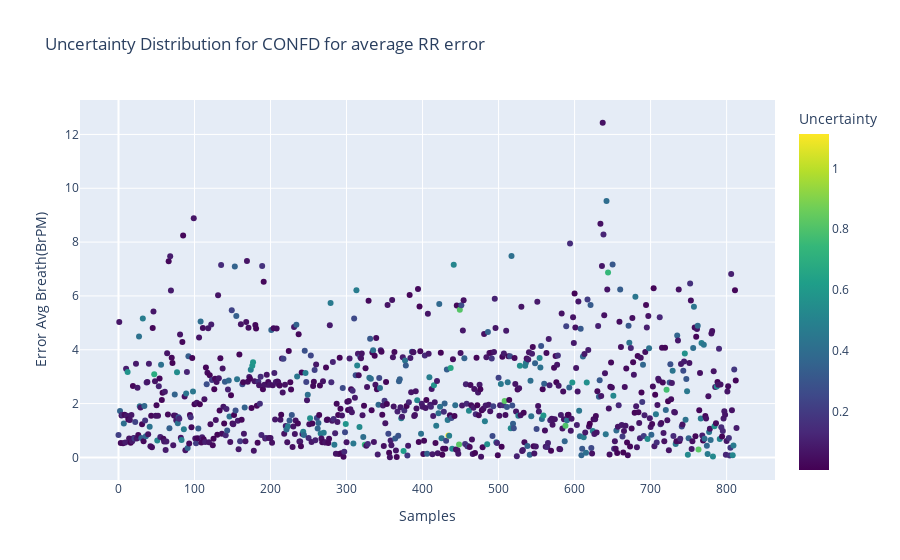
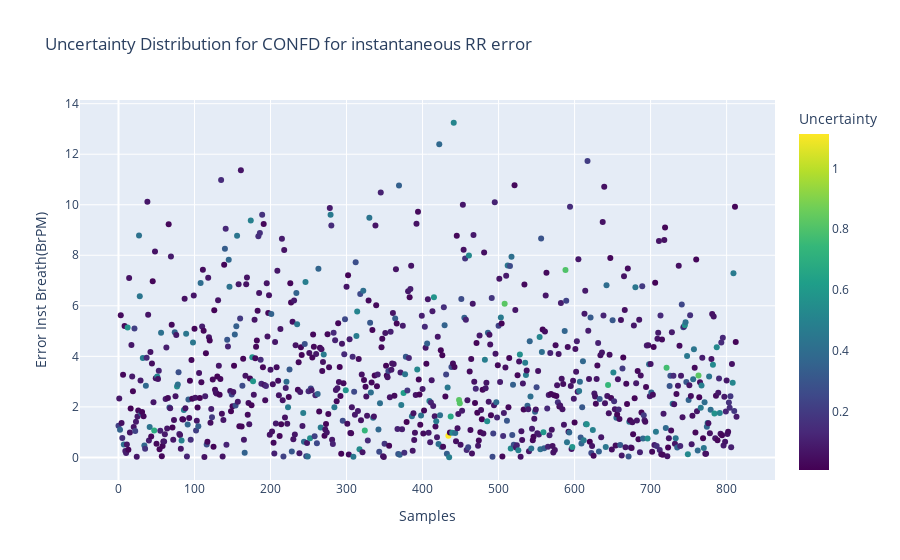

Write notebook code for charts like these, in order.
### Code cell
if input_conf == 'confd':
    fig1 = px.scatter(data_confd,x = 'Samples', y="Error Avg Breath(BrPM)",title="Uncertainty Distribution for "+input_conf.upper()+ " for average RR error" ,
                     color="Uncertainty", color_continuous_scale=px.colors.sequential.Viridis)
    
    fig2 = px.scatter(data_confd,x = 'Samples', y="Error Inst Breath(BrPM)",title="Uncertainty Distribution for "+input_conf.upper()+ " for instantaneous RR error" ,
                     color="Uncertainty", color_continuous_scale=px.colors.sequential.Viridis)
    fig1.show()
    fig2.show()

### Figure 1 — Plotly figure (JSON) as saved in the notebook; plotly's stock layout.template omitted (floating-point values rounded to 4 significant figures; data arrays with more than 128 entries replaced by an {"elided": "..."} marker saying what was removed)
{"data": [{"hovertemplate": "Samples=%{x}<br>Error Avg Breath(BrPM)=%{y}<br>Uncertainty=%{marker.color}<extra></extra>", "legendgroup": "", "marker": {"color": {"elided": "814 float values"}, "coloraxis": "coloraxis", "symbol": "circle"}, "mode": "markers", "name": "", "orientation": "v", "showlegend": false, "type": "scatter", "x": {"elided": "814 int values"}, "xaxis": "x", "y": {"elided": "814 float values"}, "yaxis": "y"}], "layout": {"coloraxis": {"colorbar": {"title": {"text": "Uncertainty"}}, "colorscale": [[0, "#440154"], [0.1111, "#482878"], [0.2222, "#3e4989"], [0.3333, "#31688e"], [0.4444, "#26828e"], [0.5556, "#1f9e89"], [0.6667, "#35b779"], [0.7778, "#6ece58"], [0.8889, "#b5de2b"], [1, "#fde725"]]}, "legend": {"tracegroupgap": 0}, "title": {"text": "Uncertainty Distribution for CONFD for average RR error"}, "xaxis": {"anchor": "y", "domain": [0, 1], "title": {"text": "Samples"}}, "yaxis": {"anchor": "x", "domain": [0, 1], "title": {"text": "Error Avg Breath(BrPM)"}}}}

### Figure 2 — Plotly figure (JSON) as saved in the notebook; plotly's stock layout.template omitted (floating-point values rounded to 4 significant figures; data arrays with more than 128 entries replaced by an {"elided": "..."} marker saying what was removed)
{"data": [{"hovertemplate": "Samples=%{x}<br>Error Inst Breath(BrPM)=%{y}<br>Uncertainty=%{marker.color}<extra></extra>", "legendgroup": "", "marker": {"color": {"elided": "814 float values"}, "coloraxis": "coloraxis", "symbol": "circle"}, "mode": "markers", "name": "", "orientation": "v", "showlegend": false, "type": "scatter", "x": {"elided": "814 int values"}, "xaxis": "x", "y": {"elided": "814 float values"}, "yaxis": "y"}], "layout": {"coloraxis": {"colorbar": {"title": {"text": "Uncertainty"}}, "colorscale": [[0, "#440154"], [0.1111, "#482878"], [0.2222, "#3e4989"], [0.3333, "#31688e"], [0.4444, "#26828e"], [0.5556, "#1f9e89"], [0.6667, "#35b779"], [0.7778, "#6ece58"], [0.8889, "#b5de2b"], [1, "#fde725"]]}, "legend": {"tracegroupgap": 0}, "title": {"text": "Uncertainty Distribution for CONFD for instantaneous RR error"}, "xaxis": {"anchor": "y", "domain": [0, 1], "title": {"text": "Samples"}}, "yaxis": {"anchor": "x", "domain": [0, 1], "title": {"text": "Error Inst Breath(BrPM)"}}}}
